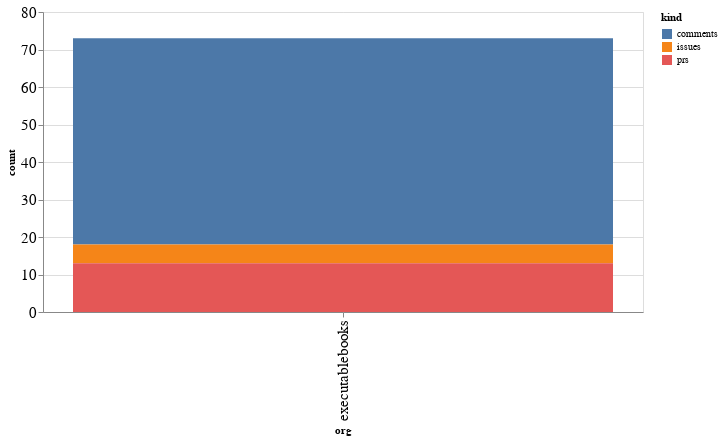

This figure's notebook cell:
### Code cell
alt.Chart(org_summaries, width=600).mark_bar().encode(
    x='org',
    y='count',
    color='kind',
    tooltip="org"
)

### Figure 1 — Vega-Lite specification as saved in the notebook (floating-point values rounded to 4 significant figures)
{"config": {"axisLeft": {"labelFontSize": 15}, "axisBottom": {"labelFontSize": 15}}, "data": {"name": "data-5ca383704781204630d610b56daddfc0"}, "mark": "bar", "encoding": {"color": {"type": "nominal", "field": "kind"}, "tooltip": {"type": "nominal", "field": "org"}, "x": {"type": "nominal", "field": "org"}, "y": {"type": "quantitative", "field": "count"}}, "width": 600, "$schema": "https://vega.github.io/schema/vega-lite/v4.8.1.json", "datasets": {"data-5ca383704781204630d610b56daddfc0": [{"org": "executablebooks", "kind": "comments", "count": 55}, {"org": "executablebooks", "kind": "issues", "count": 5}, {"org": "executablebooks", "kind": "prs", "count": 13}]}}
